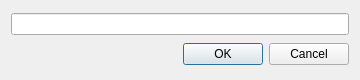
<?xml version="1.0" encoding="UTF-8"?>
<ui version="4.0">
 <class>NewSheetDialog</class>
 <widget class="QDialog" name="NewSheetDialog">
  <property name="geometry">
   <rect>
    <x>0</x>
    <y>0</y>
    <width>360</width>
    <height>80</height>
   </rect>
  </property>
  <property name="windowTitle">
   <string>Dialog</string>
  </property>
  <property name="windowIcon">
   <iconset resource="../Icons.qrc">
    <normaloff>:/Icons/car.png</normaloff>:/Icons/car.png</iconset>
  </property>
  <layout class="QVBoxLayout" name="verticalLayout">
   <item>
    <widget class="QLineEdit" name="d_lineEditNewSheet"/>
   </item>
   <item>
    <widget class="QDialogButtonBox" name="d_buttonBoxNewSheet">
     <property name="orientation">
      <enum>Qt::Horizontal</enum>
     </property>
     <property name="standardButtons">
      <set>QDialogButtonBox::Cancel|QDialogButtonBox::Ok</set>
     </property>
    </widget>
   </item>
  </layout>
 </widget>
 <tabstops>
  <tabstop>d_lineEditNewSheet</tabstop>
  <tabstop>d_buttonBoxNewSheet</tabstop>
 </tabstops>
 <resources>
  <include location="../Icons.qrc"/>
 </resources>
 <connections>
  <connection>
   <sender>d_buttonBoxNewSheet</sender>
   <signal>accepted()</signal>
   <receiver>NewSheetDialog</receiver>
   <slot>accept()</slot>
   <hints>
    <hint type="sourcelabel">
     <x>248</x>
     <y>254</y>
    </hint>
    <hint type="destinationlabel">
     <x>157</x>
     <y>274</y>
    </hint>
   </hints>
  </connection>
  <connection>
   <sender>d_buttonBoxNewSheet</sender>
   <signal>rejected()</signal>
   <receiver>NewSheetDialog</receiver>
   <slot>reject()</slot>
   <hints>
    <hint type="sourcelabel">
     <x>316</x>
     <y>260</y>
    </hint>
    <hint type="destinationlabel">
     <x>286</x>
     <y>274</y>
    </hint>
   </hints>
  </connection>
 </connections>
</ui>
